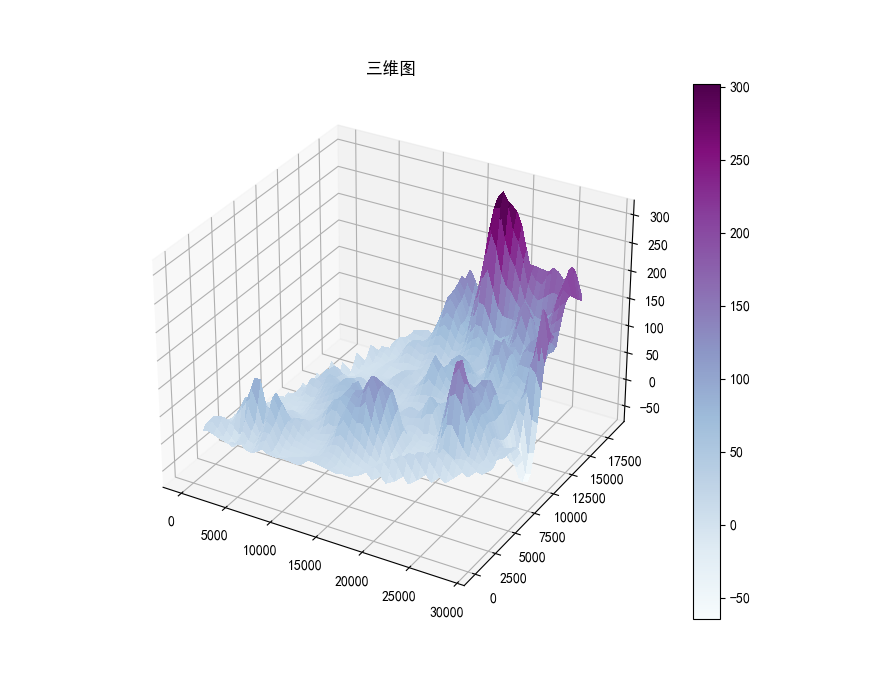

This chart was generated by the following Python code:

import pandas as pd
import numpy as np
import matplotlib.pyplot as plt
from scipy.interpolate import griddata

plt.rcParams['font.sans-serif']=['SimHei']
plt.rcParams['axes.unicode_minus']=False

data=pd.read_excel('数据.xls',sheet_name='附件1',usecols=['x(m)','y(m)','海拔(m)'],header=2)
x=data.iloc[:,0]
y=data.iloc[:,1]
z=data.iloc[:,2]
xi=np.linspace(min(x),max(x))
yi=np.linspace(min(y),max(y))
xi,yi=np.meshgrid(xi,yi)
zi=griddata(data.iloc[:,0:2],z,(xi,yi),method='cubic')

fig=plt.figure()
ax=fig.gca(projection='3d')
surf=ax.plot_surface(xi,yi,zi,cmap='BuPu',linewidth=0,antialiased=False)
fig.colorbar(surf)
ax.set_title('三维图')
plt.show()

"""cmap填充颜色
'Accent', 'Accent_r', 'Blues', 'Blues_r', 'BrBG', 'BrBG_r', 'BuGn', 'BuGn_r', 'BuPu', 'BuPu_r', 'CMRmap', 'CMRmap_r', 'Dark2', 'Dark2_r', 
'GnBu', 'GnBu_r', 'Greens', 'Greens_r', 'Greys', 'Greys_r', 'OrRd', 'OrRd_r', 'Oranges', 'Oranges_r', 'PRGn', 'PRGn_r', 'Paired', 'Paired_r', 
'Pastel1', 'Pastel1_r', 'Pastel2', 'Pastel2_r', 'PiYG', 'PiYG_r', 'PuBu', 'PuBuGn', 'PuBuGn_r', 'PuBu_r', 'PuOr', 'PuOr_r', 'PuRd', 'PuRd_r', 
'Purples', 'Purples_r', 'RdBu', 'RdBu_r', 'RdGy', 'RdGy_r', 'RdPu', 'RdPu_r', 'RdYlBu', 'RdYlBu_r', 'RdYlGn', 'RdYlGn_r', 'Reds', 'Reds_r', 
'Set1', 'Set1_r', 'Set2', 'Set2_r', 'Set3', 'Set3_r', 'Spectral', 'Spectral_r', 'Wistia', 'Wistia_r', 'YlGn', 'YlGnBu', 'YlGnBu_r', 'YlGn_r', 
'YlOrBr', 'YlOrBr_r', 'YlOrRd', 'YlOrRd_r', 'afmhot', 'afmhot_r', 'autumn', 'autumn_r', 'binary', 'binary_r', 'bone', 'bone_r', 'brg', 'brg_r', 
'bwr', 'bwr_r', 'cividis', 'cividis_r', 'cool', 'cool_r', 'coolwarm', 'coolwarm_r', 'copper', 'copper_r', 'cubehelix', 'cubehelix_r', 'flag', 
'flag_r', 'gist_earth', 'gist_earth_r', 'gist_gray', 'gist_gray_r', 'gist_heat', 'gist_heat_r', 'gist_ncar', 'gist_ncar_r', 'gist_rainbow', 
'gist_rainbow_r', 'gist_stern', 'gist_stern_r', 'gist_yarg', 'gist_yarg_r', 'gnuplot', 'gnuplot2', 'gnuplot2_r', 'gnuplot_r', 'gray', 'gray_r', 
'hot', 'hot_r', 'hsv', 'hsv_r', 'inferno', 'inferno_r', 'jet', 'jet_r', 'magma', 'magma_r', 'nipy_spectral', 'nipy_spectral_r', 'ocean', 'ocean_r', 
'pink', 'pink_r', 'plasma', 'plasma_r', 'prism', 'prism_r', 'rainbow', 'rainbow_r', 'seismic', 'seismic_r', 'spring', 'spring_r', 'summer', 
'summer_r', 'tab10', 'tab10_r', 'tab20', 'tab20_r', 'tab20b', 'tab20b_r', 'tab20c', 'tab20c_r', 'terrain', 'terrain_r', 'turbo', 'turbo_r', 
'twilight', 'twilight_r', 'twilight_shifted', 'twilight_shifted_r', 'viridis', 'viridis_r', 'winter', 'winter_r'
"""
